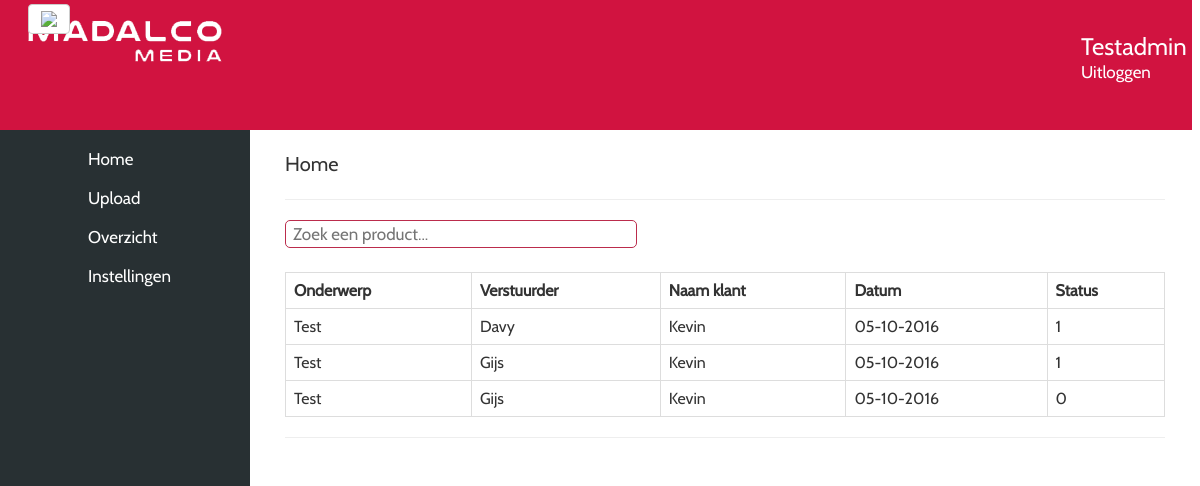
The page /public/index.php on the database its author committed.
### tables this page shows
CREATE TABLE `mail` (
  `id` int(32) NOT NULL,
  `onderwerp` varchar(32) NOT NULL,
  `verstuurder` varchar(32) NOT NULL,
  `beschrijving` varchar(250) NOT NULL,
  `naam` varchar(32) NOT NULL,
  `email` varchar(64) NOT NULL,
  `key` varchar(32) NOT NULL,
  `imgname` varchar(64) NOT NULL,
  `uniquename` varchar(64) NOT NULL,
  `datum` date NOT NULL,
  `verified` tinyint(1) NOT NULL DEFAULT '0'
);

### app/Controller/BlockController.php (called while the page is built, shortened)
<?php
class BlockController
{
    private $model;
    public function __construct()
    {
        $this->model = new Block();
    }
    public function getLastThreeUploads(){
        return $this->model->getLastThreeUploads();
    }
}

### app/Model/Block.php (called while the page is built, shortened)
<?php
class Block
{
    private $db;
    public function __construct()
    {
        $this->db = new DbBlock();
    }
    public function getLastThreeUploads(){
        return $this->db->getLastThreeUploads();
    }
}

### app/Model/DbBlock.php (called while the page is built, shortened)
<?php
class DbBlock extends Database
{
    public function getLastThreeUploads() {
        $sql = "SELECT * FROM `mail` ORDER BY `id` DESC LIMIT 3";
        $result = $this->dbQuery($sql);
        $row = mysqli_fetch_all($result, MYSQLI_ASSOC);
        if($row) {
            return $row;
        }
    }
}

### app/Model/Database.php (called while the page is built, shortened)
<?php
class Database
{
    protected $connection = null;
    public function __construct()
    {
        $this->connection = mysqli_connect(DB_SERVER, DB_USER, DB_PASS, DB_NAME) or die("There was a problem connecting to the database");
    }
    public function dbQuery($query)
    {
        $this->query_result = $this->connection->query($query);
        return $this->query_result;
    }
}

### app/view/dashboard.php (the view)
<?php
$uploads = new BlockController();
?>
<div id="page-content-wrapper">
    <div class="container-fluid">
        <div class="row">
            <div class="col-lg-12">
                <p class="NameText">Home</p>
                <hr size="1">
                <input type="text" size="50" id="TableInput" onkeyup="searchTable()" placeholder="Zoek een product...">
                <br>
                <br>
                <table id="overzicht" class="sortable">
                    <thead>
                    <tr>
                        <th><b>Onderwerp</b></th>
                        <th><b>Verstuurder</b></th>
                        <th><b>Naam klant</b></th>
                        <th><b>Datum</b></th>
                        <th><b>Status</b></th>
                    </tr>
                    </thead>
                    <tbody>
                    <?php foreach($uploads->getLastThreeUploads() as $upload) {?>
                        <tr>
                            <td>
                                <?= $upload['onderwerp']?>
                            </td>
                            <td>
                                <?= $upload['verstuurder']?>
                            </td>
                            <td>
                                <?= $upload['naam']?>
                            </td>
                            <td>
                                <?= date("d-m-Y", strtotime($upload['datum']));?>
                            </td>
                            <td>
                                <?= $upload['verified']?>
                            </td>
                        </tr>
                    <?php }?>
                    </tbody>
                </table>
                <hr size="1">
            </div>
        </div>
    </div>
</div>

### public/css/styles.css (style rules this page uses)
table { font-family: cabinregular; border-collapse: collapse; width: 100%; }
body { height: 600px; }
td, th { border: 1px solid #dddddd; text-align: left; padding: 8px; }
tr:nth-child(even) { background-color: #dddddd; }
#TableInput { border-radius: 5px; border: 1px solid #bb2c4c; padding-left: 7px; background-image: url('http://i66.tinypic.com/20f89w5.png'); background-position: right; background-repeat: no-repeat; width: 40%; }
tr:nth-child(even) { background-color: #FFFFFF; }
.NameText { font-size: 20px; }
#page-content-wrapper { width: 100%; position: absolute; padding: 15px; }
@media (min-width:768px) { #page-content-wrapper { padding: 20px; position: relative; } }

### rows shown on the page
mail: onderwerp "Test", verstuurder "Davy", naam "Kevin", datum "05-10-2016", verified "1"
mail: onderwerp "Test", verstuurder "Gijs", naam "Kevin", datum "05-10-2016", verified "1"
mail: onderwerp "Test", verstuurder "Gijs", naam "Kevin", datum "05-10-2016", verified "0"
